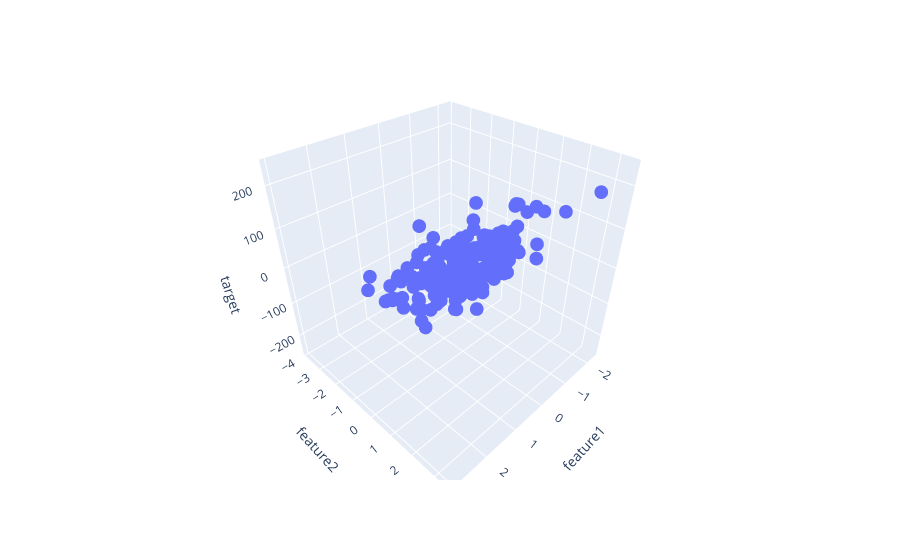

Notebook code for this chart:
### Code cell
fig = px.scatter_3d(df, x='feature1', y='feature2', z='target')
fig.show()

### Figure 1 — Plotly figure (JSON) as saved in the notebook; plotly's stock layout.template omitted (floating-point values rounded to 4 significant figures; data arrays with more than 128 entries replaced by an {"elided": "..."} marker saying what was removed)
{"data": [{"hovertemplate": "feature1=%{x}<br>feature2=%{y}<br>target=%{z}<extra></extra>", "legendgroup": "", "marker": {"color": "#636efa", "symbol": "circle"}, "mode": "markers", "name": "", "scene": "scene", "showlegend": false, "type": "scatter3d", "x": {"elided": "200 float values"}, "y": {"elided": "200 float values"}, "z": {"elided": "200 float values"}}], "layout": {"legend": {"tracegroupgap": 0}, "margin": {"t": 60}, "scene": {"domain": {"x": [0, 1], "y": [0, 1]}, "xaxis": {"title": {"text": "feature1"}}, "yaxis": {"title": {"text": "feature2"}}, "zaxis": {"title": {"text": "target"}}}}}
